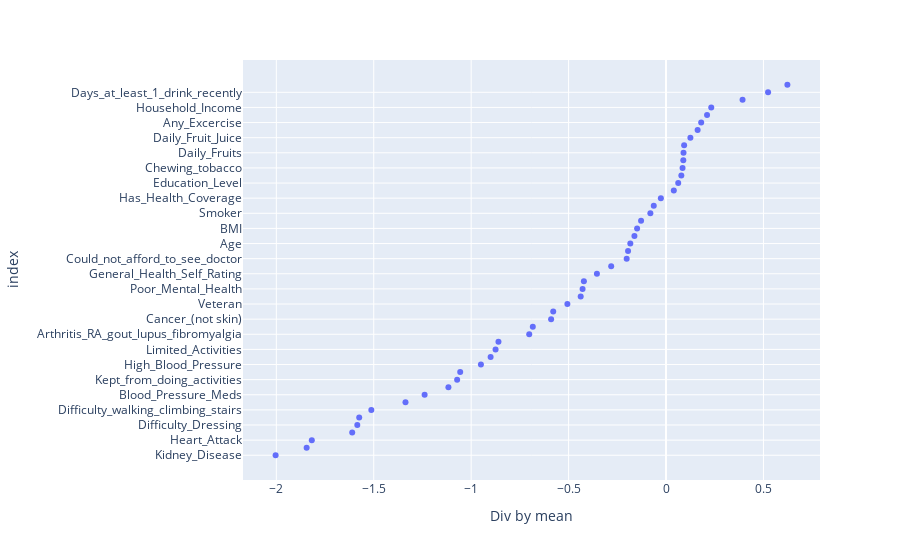

Notebook code for this chart:
### Code cell
px.scatter(diabetes_trans.sort_values(by="Div by mean", inplace=False), x="Div by mean", height=1000)

### Figure 1 — Plotly figure (JSON) as saved in the notebook; plotly's stock layout.template omitted (floating-point values rounded to 4 significant figures)
{"data": [{"hovertemplate": "Div by mean=%{x}<br>index=%{y}<extra></extra>", "legendgroup": "", "marker": {"color": "#636efa", "symbol": "circle"}, "mode": "markers", "name": "", "orientation": "h", "showlegend": false, "type": "scatter", "x": [-2.004, -1.844, -1.818, -1.611, -1.584, -1.575, -1.512, -1.337, -1.239, -1.117, -1.072, -1.056, -0.95, -0.9002, -0.8747, -0.8599, -0.702, -0.6837, -0.5896, -0.5788, -0.5061, -0.4379, -0.4281, -0.4215, -0.3547, -0.2814, -0.2019, -0.1949, -0.1833, -0.1621, -0.1484, -0.128, -0.08033, -0.0629, -0.02639, 0.04008, 0.06264, 0.07865, 0.08484, 0.08864, 0.08989, 0.09297, 0.1252, 0.1623, 0.1805, 0.2106, 0.2321, 0.3928, 0.5239, 0.623], "xaxis": "x", "y": ["Kidney_Disease", "Angina/Heart_Disease", "Heart_Attack", "Stroke", "Difficulty_Dressing", "Uses_Special_Equipment", "Difficulty_walking_climbing_stairs", "Difficulty_Alone", "Blood_Pressure_Meds", "COPD_emphasema_chronic_bronchitis", "Kept_from_doing_activities", "Poor_Physical_Health", "High_Blood_Pressure", "Difficulty_Concentrating", "Limited_Activities", "High_Cholesterol", "Arthritis_RA_gout_lupus_fibromyalgia", "Black_(Non-Hispanic)", "Cancer_(not skin)", "Asthma_(currently)", "Veteran", "Depression", "Poor_Mental_Health", "Asthma_(ever)", "General_Health_Self_Rating", "Skin_Cancer", "Could_not_afford_to_see_doctor", "Multiracial_(Non-Hispanic)", "Age", "Other_race_only", "BMI", "Hispanic", "Smoker", "Sex", "Has_Health_Coverage", "Daily_Beans", "Education_Level", "Daily_Other_Veg", "Chewing_tobacco", "Daily_Orange_Veg", "Daily_Fruits", "White_(Non-Hispanic)", "Daily_Fruit_Juice", "Daily_Green_Veg", "Any_Excercise", "Aerobic_Excercise", "Household_Income", "Strength_Excercise", "Days_at_least_1_drink_recently", "Binge_Drinking_last_30_days"], "yaxis": "y"}], "layout": {"autosize": true, "legend": {"tracegroupgap": 0}, "margin": {"t": 60}, "xaxis": {"anchor": "y", "autorange": true, "domain": [0, 1], "range": [-2.166, 0.7852], "title": {"text": "Div by mean"}, "type": "linear"}, "yaxis": {"anchor": "x", "autorange": true, "domain": [0, 1], "range": [-2.989, 51.99], "title": {"text": "index"}, "type": "category"}}}
